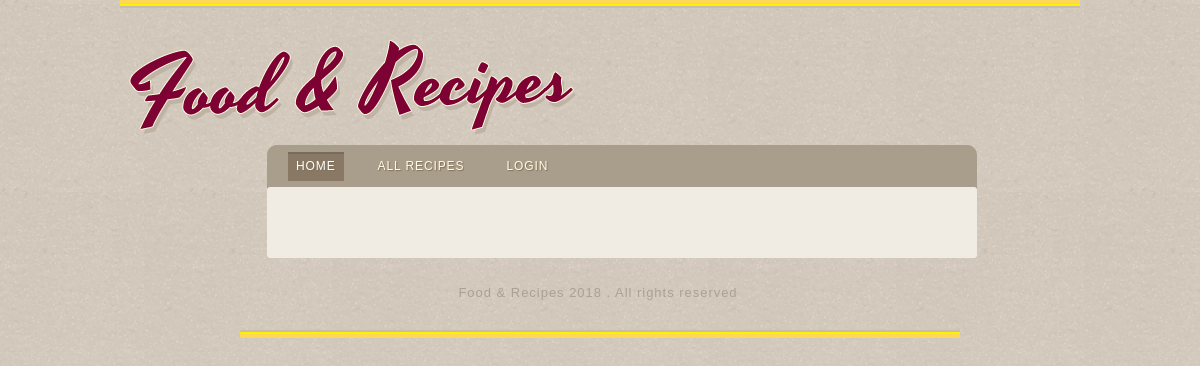
Page /recipes/ on the earlier database version.
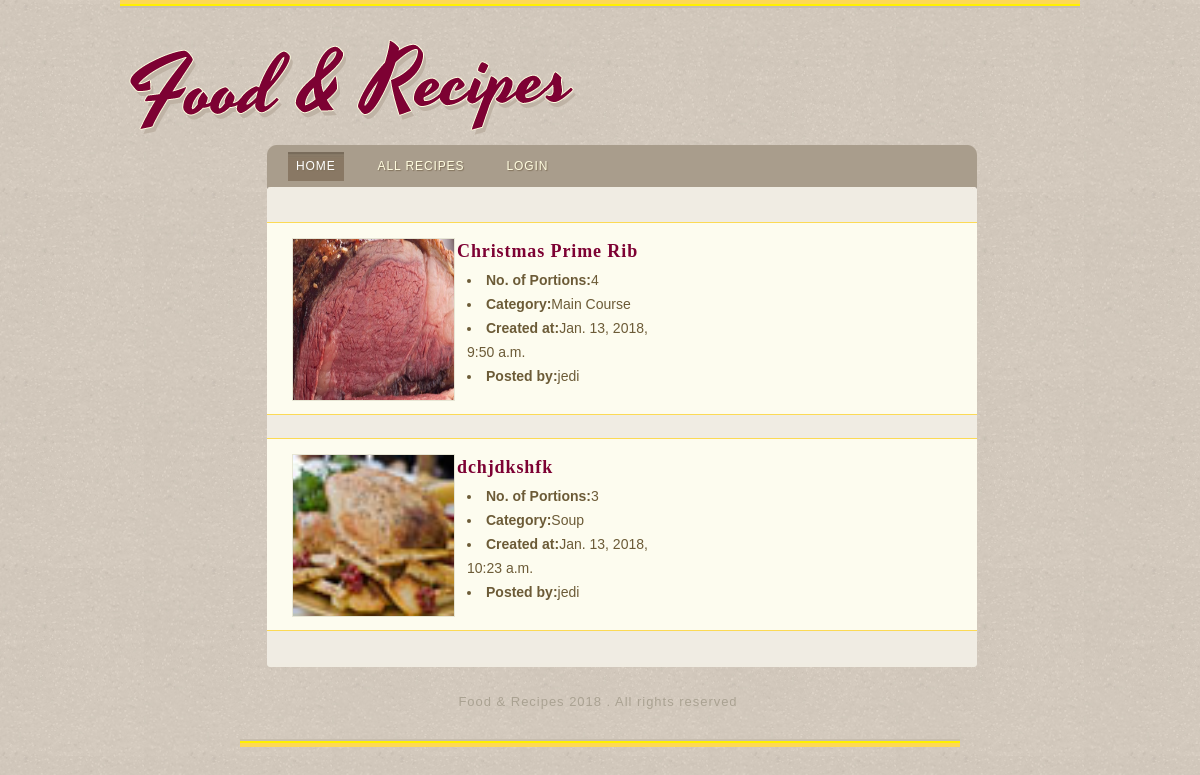
Same page on the later database version.
### RecipeApp/models.py (models this page shows)
class Recipe(models.Model):
    name = models.CharField(max_length=45)
    category = models.IntegerField(choices=[
        (1, "Soup"),
        (2, "Dessert"),
        (3, "Main Course"),
        (4, "Salad/ Starter"),
    ]
    )
    no_portions = models.IntegerField()
    text = models.TextField(max_length=10000)
    created = models.DateTimeField(auto_now_add=True)
    updated = models.DateTimeField(auto_now=True)
    id_user = models.ForeignKey(User)
    image = models.ImageField(upload_to='recipes')

### RecipeApp/views.py (the view)
class RecipeListView(ListView):
    template_name = 'home.html';
    model = Recipe;
    context_object_name = 'recipes'

### RecipeApp/templates/home.html (shortened to what this page needs)
{% extends 'layout.html' %}
{% load static %}
{% block content %}
<div id="content">
					<div>
						<ul>
                        {% for recipe in recipes %}
							<li>
								<a style="width:25%" href="#"><img style="height:161px;width:161px"src="{{ recipe.image.url }}" alt="Image"></a>
								<div style="">
									<h3><a href="#">{{ recipe.name }}</a></h3><div>
                                        <ul style="padding:5px;">
                                            <li><strong>No. of Portions:</strong>{{ recipe.no_portions }}</li>
                                            <li><strong>Category:</strong>{{ recipe.get_category_display}}</li>
                                            <li><strong>Created at:</strong>{{ recipe.created }}</li>
                                            <li><strong>Posted by:</strong>{{ recipe.id_user.username }}</li>
                                        </ul>
								</div></div>
							</li>
                        {% endfor %}
                        </ul>
                    </div>
</div>
{% endblock %}

### RecipeApp/templates/layout.html (shortened to what this page needs)
<!DOCTYPE html>
<html>
<head>
    {% load static %}
	<link rel="stylesheet" type="text/css" href="{% static "css/style.css" %}">
</head>
<body>
	<div class="header">
		<div>
			<a href="index.html"><img src="{% static "images/logo.png" %}" alt="Logo"></a>
		</div>
	</div>
	<div class="body">
		<div style="padding-left:10%">
			<div class="header">
				<ul>
					<li class="current">
						<a href="{%  url 'home' %}">Home</a>
					</li>
					<li>
						<a href="{% url  'recipe_list' %}">All Recipes</a>
					</li>
                    {% if request.user.is_authenticated %}
					<li>
						<a href="{% url 'add_recipe' pk=user.pk %}">Add Recipe</a>
					</li>
					<li>
						<a href="{% url 'my_recipe_list' pk=user.pk  %}">My Recipes</a>
					</li>
					<li>
						<a href="{% url 'favourites_list' pk=request.user.pk %}">Favourites</a>
					</li>
                    <li>
						<a href="{% url 'logout' %}">Logout</a>
					</li>
                    {% else %}
					<li>
						<a href="{% url 'login' %}">Login</a>
					</li>
                    {% endif %}
				</ul>
			</div>
			<div class="body">
				{% block content %} {% endblock %}
			</div>
		</div>
	</div>
	<div class="footer">
		<div>
			<p>
				Food & Recipes 2018 . All rights reserved
			</p>
		</div>
	</div>
</body>
</html>

Differences in the rows shown:
added Recipe: image (picture), name "Christmas Prime Rib", no_portions "4", category "Main Course", created "Jan. 13, 2018, 9:50 a.m.", id_user.username "jedi"
added Recipe: image (picture), name "dchjdkshfk", no_portions "3", category "Soup", created "Jan. 13, 2018, 10:23 a.m.", id_user.username "jedi"
